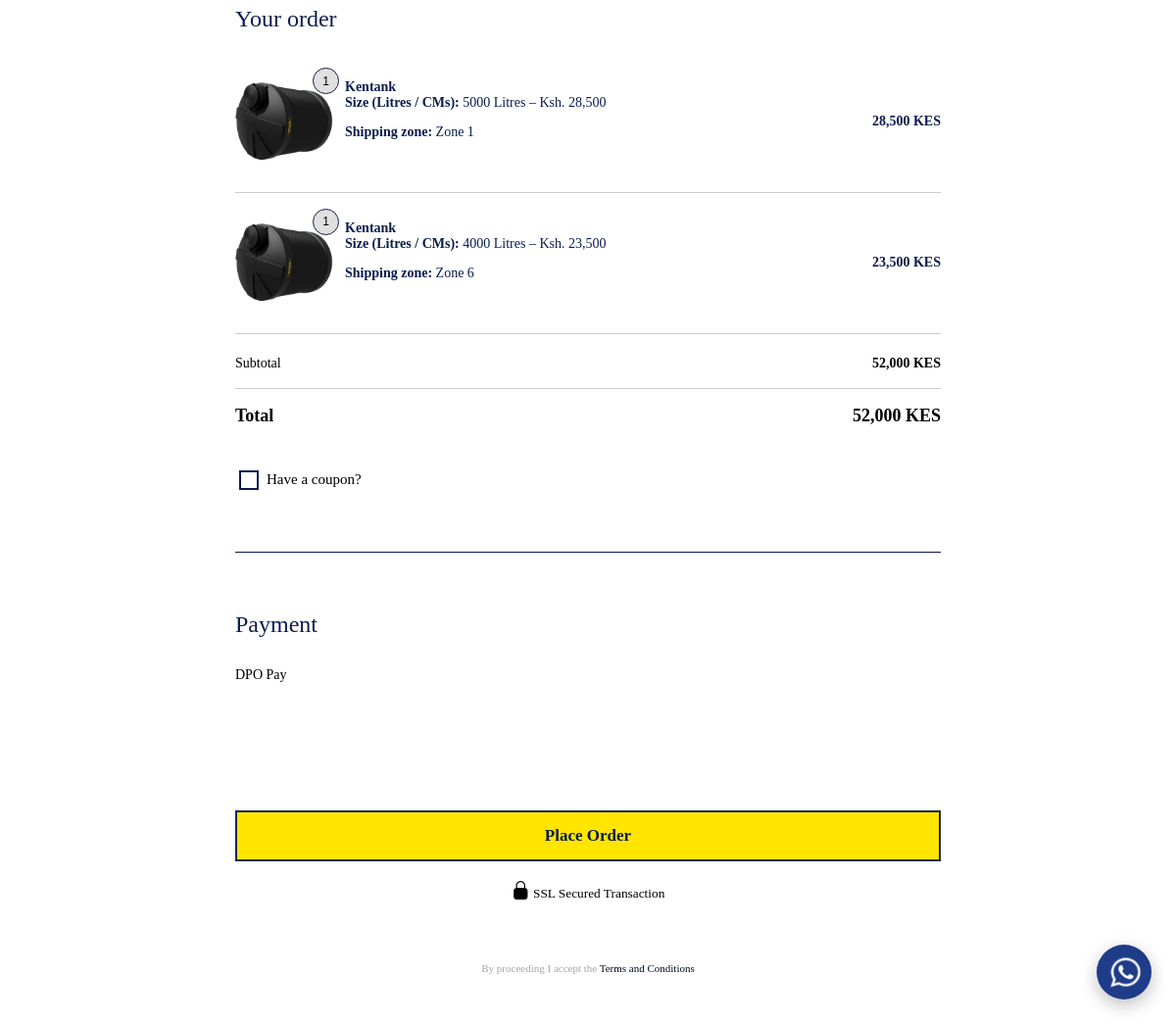
Before: /checkout/ (lower part) with the older database file.
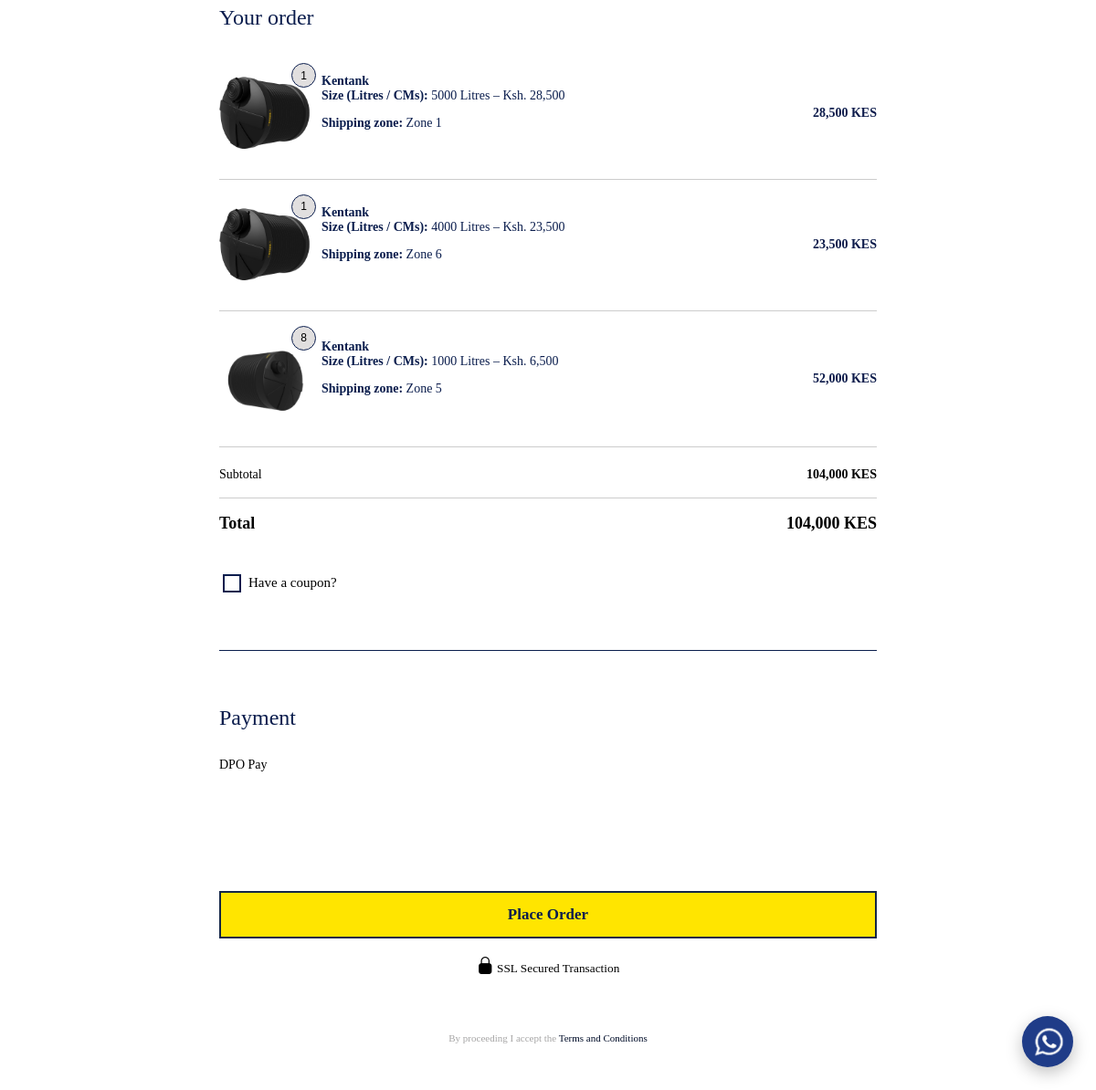
After: the same page with the newer database file.
### shop/models.py (models this page shows, shortened)
class CartItem(models.Model):
    user = models.ForeignKey(User, on_delete=models.CASCADE, null=True, blank=True)
    product = models.ForeignKey(Product, on_delete=models.CASCADE)
    option = models.ForeignKey(ProductOption, on_delete=models.SET_NULL, null=True, blank=True)
    price = models.DecimalField(max_digits=10, decimal_places=2)
    quantity = models.PositiveIntegerField(default=1)
    shipping_zone = models.CharField(
        max_length=100,
        blank=True,
        null=True
    )
    class Meta:
        unique_together = ('user', 'product', 'option', 'shipping_zone')
    @property
    def line_total(self):
        return self.price * self.quantity

class ProductOption(models.Model):
    product = models.ForeignKey(
        Product,
        on_delete=models.CASCADE,
        related_name="options"
    )
    name = models.CharField(max_length=200)  # e.g. "200 Litres"
    price = models.DecimalField(max_digits=10, decimal_places=2)
    stock = models.IntegerField(default=0)
    image = models.ImageField(
        upload_to="products/options/",
        blank=True,
        help_text="Optional image for this size/option"
    )

class Product(models.Model):
    CATEGORY_CHOICES = [
        ("water_tanks", "Water Tanks & Storage"),
        ("sanitation", "Sanitation"),
        ("agriculture", "Agriculture"),
        ("material_handling", "Material Handling"),
        ("water_supply", "Water Supply & Accessories"),
        ("special_products", "Special Products"),
    ]
    TYPE_CHOICES = [
        ("viable", "Viable"),
        ("simple", "Simple"),
    ]
    brochure = models.FileField(
        upload_to="brochures/",
        blank=True,
        null=True,
        help_text="Upload product brochure (PDF recommended)"
    )
    name = models.CharField(max_length=200)
    slug = models.SlugField(unique=True)
    category = models.CharField(max_length=50, choices=CATEGORY_CHOICES)
    price = models.DecimalField(max_digits=10, decimal_places=2)
    type = models.CharField(max_length=20, choices=TYPE_CHOICES)
    quantity = models.IntegerField(default=0)
    image = models.ImageField(upload_to="products/")
    short_description = models.CharField(
        max_length=300,
        blank=True,
        null=True,
        help_text="Brief summary shown on product cards or listings."
    )
    description = models.TextField(blank=True, null=True)
    stock_status = models.BooleanField(default=True)
    offers_delivery = models.BooleanField(
        default=False,
        help_text="Check this if this product requires delivery & shipping zone selection"
    )

### shop/views.py (the view, shortened to what this page needs)
# urls.py: path('checkout/', views.checkout, name='checkout'),
def checkout(request):
    user = request.user if request.user.is_authenticated else None
    cart_items = CartItem.objects.filter(user=user)
    if not cart_items.exists():
        return redirect("cart")
    total = Decimal("0.00")
    for item in cart_items:
        total += item.price * item.quantity
    profile = None
    if user:
        profile, created = CustomerProfile.objects.get_or_create(user=user)
    return render(request, "checkout.html", {
        "cart_items": cart_items,
        "total": total,
        "profile": profile
    })

### shop/context_processors.py (called while the page is built)
def cart_count(request):
    if request.user.is_authenticated:
        items = CartItem.objects.filter(user=request.user)
        count = sum(item.quantity for item in items)
    else:
        count = 0
    return {
        "cart_count": count
    }

### shop/templates/checkout.html (shortened to what this page needs)
{% load humanize %}
{% load static %}
<!doctype html>
<html lang="en">
<head>
    <link rel="stylesheet" href="{% static 'assets/css/checkout.css' %}">
    <link rel="stylesheet" href="https://cdn.jsdelivr.net/npm/bootstrap-icons@1.13.1/font/bootstrap-icons.min.css">
</head>
<body>
<header>
    {% include 'includes/mainnavbar.html' %}
</header>
<main class="checkout-wrapper">
    <form method="post" class="checkout-form">
        <section class="order-summary">
    <h2>Your order</h2>
    {% for item in cart_items %}
    <div class="order-row">
        <div class="order-left">
            <div class="order-image-wrapper">
                <img src="{{ item.option.image.url }}" class="order-img">
                <span class="order-qty-badge">{{ item.quantity }}</span>
            </div>
            <div class="order-info">
                <strong>{{ item.product.name }}</strong>
                {% if item.option %}
                    <div class="meta">
                        <strong>Size (Litres / CMs):</strong> {{ item.option.name }}
                    </div>
                {% endif %}
                {% if item.shipping_zone %}
                    <p class="cart-name">
                        <strong>Shipping zone:</strong>
                        {{ item.shipping_zone }}
                    </p>
                {% endif %}
            </div>
        </div>
        <div class="order-price">
            {{ item.line_total|floatformat:0|intcomma }} KES
        </div>
    </div>
        <hr style="border: 0; border-top: 1px solid #cccccc; margin: 10px 0;">
    {% endfor %}
    <div class="summary-row">
        <span>Subtotal</span>
        <strong>{{ total|floatformat:0|intcomma }} KES</strong>
    </div>
        <hr style="border: 0; border-top: 1px solid #cccccc; margin: 5px 0;">
    <div class="summary-total">
        <strong>Total</strong>
        <strong>{{ total|floatformat:0|intcomma }} KES</strong>
    </div>
</section>
        <div class="extra-options">
            <label class="checkbox">
                <input type="checkbox" name="create_account">
                Have a coupon?
            </label>
        </div>
        <hr class="divider">
        <section class="payment">
            <h2>Payment</h2>
            <p>DPO Pay</p>
        </section>
        <button type="submit" class="place-order" id="placeOrderBtn">
            <strong>Place Order</strong>
        </button>
        <div class="footer">
            <div class="ssl">
                <small><i class="bi bi-lock-fill" style="font-size: 19px;"></i> SSL Secured Transaction</small>
            </div>
            <div class="terms">
                <p>
                    <span style="color: #a6a5a5;">By proceeding I accept the</span>
                    <a href="#">Terms and Conditions</a>
                </p>
            </div>
        </div>
    </form>
</main>
</body>
</html>

Changed rows visible on the page:
added CartItem: option.image (picture), quantity "8", product.name "Kentank", option.name "1000 Litres – Ksh. 6,500", shipping_zone "Zone 5", line_total "52,000"
Other visible differences:
{{ total|floatformat:0|intcomma }}: "52,000" → "104,000"
